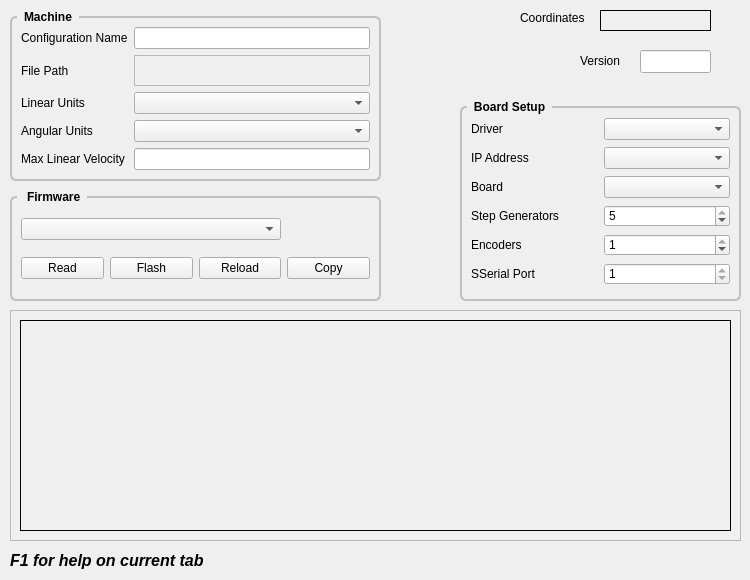
      <widget class="QWidget" name="machine">
       <attribute name="title">
        <string>Machine</string>
       </attribute>
       <widget class="QLabel" name="label_30">
        <property name="geometry">
         <rect>
          <x>580</x>
          <y>50</y>
          <width>59</width>
          <height>21</height>
         </rect>
        </property>
        <property name="text">
         <string>Version</string>
        </property>
       </widget>
       <widget class="QLineEdit" name="versionLE">
        <property name="geometry">
         <rect>
          <x>640</x>
          <y>50</y>
          <width>71</width>
          <height>23</height>
         </rect>
        </property>
        <property name="text">
         <string/>
        </property>
       </widget>
       <widget class="QGroupBox" name="gridGroupBox">
        <property name="geometry">
         <rect>
          <x>460</x>
          <y>100</y>
          <width>281</width>
          <height>201</height>
         </rect>
        </property>
        <property name="styleSheet">
         <string notr="true">QGroupBox {
    font: bold;
    border: 2px solid silver;
    border-radius: 6px;
    margin-top: 6px;
}

QGroupBox::title {
    subcontrol-origin: margin;
    left: 7px;
    padding: 0px 5px 0px 5px;
}</string>
        </property>
        <property name="title">
         <string>Board Setup</string>
        </property>
        <layout class="QGridLayout" name="gridLayout_26">
         <item row="4" column="1">
          <widget class="QSpinBox" name="encodersSB">
           <property name="minimum">
            <number>0</number>
           </property>
           <property name="maximum">
            <number>1</number>
           </property>
           <property name="value">
            <number>1</number>
           </property>
          </widget>
         </item>
         <item row="3" column="1">
          <widget class="QSpinBox" name="stepgensSB">
           <property name="minimum">
            <number>1</number>
           </property>
           <property name="maximum">
            <number>5</number>
           </property>
           <property name="value">
            <number>5</number>
           </property>
          </widget>
         </item>
         <item row="0" column="0">
          <widget class="QLabel" name="label_36">
           <property name="text">
            <string>Driver</string>
           </property>
          </widget>
         </item>
         <item row="1" column="1">
          <widget class="QComboBox" name="ipAddressCB"/>
         </item>
         <item row="3" column="0">
          <widget class="QLabel" name="label_33">
           <property name="text">
            <string>Step Generators</string>
           </property>
          </widget>
         </item>
         <item row="2" column="1">
          <widget class="QComboBox" name="boardCB"/>
         </item>
         <item row="0" column="1">
          <widget class="QComboBox" name="driverCB"/>
         </item>
         <item row="4" column="0">
          <widget class="QLabel" name="label_34">
           <property name="text">
            <string>Encoders</string>
           </property>
          </widget>
         </item>
         <item row="2" column="0">
          <widget class="QLabel" name="label_32">
           <property name="text">
            <string>Board</string>
           </property>
          </widget>
         </item>
         <item row="1" column="0">
          <widget class="QLabel" name="label_27">
           <property name="text">
            <string>IP Address</string>
           </property>
          </widget>
         </item>
         <item row="5" column="0">
          <widget class="QLabel" name="label_35">
           <property name="text">
            <string>SSerial Port</string>
           </property>
          </widget>
         </item>
         <item row="5" column="1">
          <widget class="QSpinBox" name="sserialSB">
           <property name="minimum">
            <number>1</number>
           </property>
           <property name="maximum">
            <number>1</number>
           </property>
          </widget>
         </item>
        </layout>
       </widget>
       <widget class="QLabel" name="label_10">
        <property name="geometry">
         <rect>
          <x>520</x>
          <y>10</y>
          <width>71</width>
          <height>16</height>
         </rect>
        </property>
        <property name="text">
         <string>Coordinates</string>
        </property>
       </widget>
       <widget class="QLabel" name="coordinatesLB">
        <property name="geometry">
         <rect>
          <x>600</x>
          <y>10</y>
          <width>111</width>
          <height>21</height>
         </rect>
        </property>
        <property name="frameShape">
         <enum>QFrame::Box</enum>
        </property>
        <property name="text">
         <string/>
        </property>
       </widget>
       <widget class="QScrollArea" name="scrollArea">
        <property name="geometry">
         <rect>
          <x>10</x>
          <y>310</y>
          <width>731</width>
          <height>231</height>
         </rect>
        </property>
        <property name="widgetResizable">
         <bool>true</bool>
        </property>
        <widget class="QWidget" name="scrollAreaWidgetContents">
         <property name="geometry">
          <rect>
           <x>0</x>
           <y>0</y>
           <width>729</width>
           <height>229</height>
          </rect>
         </property>
         <layout class="QHBoxLayout" name="horizontalLayout">
          <item>
           <widget class="QLabel" name="outputLB">
            <property name="font">
             <font>
              <family>Courier 10 Pitch</family>
              <pointsize>10</pointsize>
              <weight>75</weight>
              <bold>true</bold>
             </font>
            </property>
            <property name="frameShape">
             <enum>QFrame::Box</enum>
            </property>
            <property name="text">
             <string/>
            </property>
            <property name="alignment">
             <set>Qt::AlignLeading|Qt::AlignLeft|Qt::AlignTop</set>
            </property>
            <property name="textInteractionFlags">
             <set>Qt::LinksAccessibleByMouse|Qt::TextSelectableByMouse</set>
            </property>
           </widget>
          </item>
         </layout>
        </widget>
       </widget>
       <widget class="QGroupBox" name="gridGroupBox">
        <property name="geometry">
         <rect>
          <x>10</x>
          <y>190</y>
          <width>371</width>
          <height>111</height>
         </rect>
        </property>
        <property name="styleSheet">
         <string notr="true">QGroupBox {
    font: bold;
    border: 2px solid silver;
    border-radius: 6px;
    margin-top: 6px;
}

QGroupBox::title {
    subcontrol-origin: margin;
    left: 7px;
    padding: 0px 5px 0px 5px;
}</string>
        </property>
        <property name="title">
         <string> Firmware</string>
        </property>
        <layout class="QGridLayout" name="gridLayout_29">
         <item row="1" column="2">
          <widget class="QPushButton" name="reloadPB">
           <property name="text">
            <string>Reload</string>
           </property>
          </widget>
         </item>
         <item row="1" column="1">
          <widget class="QPushButton" name="flashPB">
           <property name="text">
            <string>Flash</string>
           </property>
          </widget>
         </item>
         <item row="0" column="0" colspan="3">
          <widget class="QComboBox" name="firmwareCB">
           <property name="sizePolicy">
            <sizepolicy hsizetype="Preferred" vsizetype="Fixed">
             <horstretch>0</horstretch>
             <verstretch>0</verstretch>
            </sizepolicy>
           </property>
          </widget>
         </item>
         <item row="1" column="0">
          <widget class="QPushButton" name="testConnectionPB">
           <property name="text">
            <string>Read</string>
           </property>
          </widget>
         </item>
         <item row="1" column="3">
          <widget class="QPushButton" name="copyPB">
           <property name="toolTip">
            <string>&lt;html&gt;&lt;head/&gt;&lt;body&gt;&lt;p&gt;Copy the Output&lt;br/&gt;to the clipboard&lt;/p&gt;&lt;/body&gt;&lt;/html&gt;</string>
           </property>
           <property name="text">
            <string>Copy</string>
           </property>
          </widget>
         </item>
        </layout>
       </widget>
       <widget class="QLabel" name="label_292">
        <property name="geometry">
         <rect>
          <x>10</x>
          <y>550</y>
          <width>261</width>
          <height>21</height>
         </rect>
        </property>
        <property name="font">
         <font>
          <pointsize>12</pointsize>
          <weight>75</weight>
          <italic>true</italic>
          <bold>true</bold>
         </font>
        </property>
        <property name="text">
         <string>F1 for help on current tab</string>
        </property>
       </widget>
       <widget class="QGroupBox" name="gridGroupBox">
        <property name="geometry">
         <rect>
          <x>10</x>
          <y>10</y>
          <width>371</width>
          <height>171</height>
         </rect>
        </property>
        <property name="styleSheet">
         <string notr="true">QGroupBox {
    font: bold;
    border: 2px solid silver;
    border-radius: 6px;
    margin-top: 6px;
}

QGroupBox::title {
    subcontrol-origin: margin;
    left: 7px;
    padding: 0px 5px 0px 5px;
}</string>
        </property>
        <property name="title">
         <string>Machine</string>
        </property>
        <layout class="QGridLayout" name="gridLayout_46">
         <property name="leftMargin">
          <number>9</number>
         </property>
         <property name="topMargin">
          <number>9</number>
         </property>
         <property name="rightMargin">
          <number>9</number>
         </property>
         <property name="bottomMargin">
          <number>9</number>
         </property>
         <item row="1" column="0">
          <widget class="QLabel" name="label_2">
           <property name="text">
            <string>File Path</string>
           </property>
          </widget>
         </item>
         <item row="2" column="0">
          <widget class="QLabel" name="label_3">
           <property name="text">
            <string>Linear Units</string>
           </property>
          </widget>
         </item>
         <item row="3" column="1">
          <widget class="QComboBox" name="angularUnitsCB"/>
         </item>
         <item row="0" column="1">
          <widget class="QLineEdit" name="configName">
           <property name="toolTip">
            <string>&lt;html&gt;&lt;head/&gt;&lt;body&gt;&lt;p&gt;Any combination of letters and digits&lt;br/&gt;including the dash and underscore.&lt;br/&gt;Spaces are replaced with underscore.&lt;/p&gt;&lt;/body&gt;&lt;/html&gt;</string>
           </property>
          </widget>
         </item>
         <item row="2" column="1">
          <widget class="QComboBox" name="linearUnitsCB"/>
         </item>
         <item row="3" column="0">
          <widget class="QLabel" name="label_8">
           <property name="text">
            <string>Angular Units</string>
           </property>
          </widget>
         </item>
         <item row="4" column="1">
          <widget class="QLineEdit" name="maxLinearVelocity"/>
         </item>
         <item row="4" column="0">
          <widget class="QLabel" name="label_37">
           <property name="text">
            <string>&lt;html&gt;&lt;head/&gt;&lt;body&gt;&lt;p&gt;Max Linear Velocity&lt;/p&gt;&lt;/body&gt;&lt;/html&gt;</string>
           </property>
          </widget>
         </item>
         <item row="0" column="0">
          <widget class="QLabel" name="label">
           <property name="text">
            <string>Configuration Name</string>
           </property>
          </widget>
         </item>
         <item row="1" column="1">
          <widget class="QLabel" name="pathLabel">
           <property name="frameShape">
            <enum>QFrame::StyledPanel</enum>
           </property>
           <property name="text">
            <string/>
           </property>
          </widget>
         </item>
        </layout>
       </widget>
      </widget>
